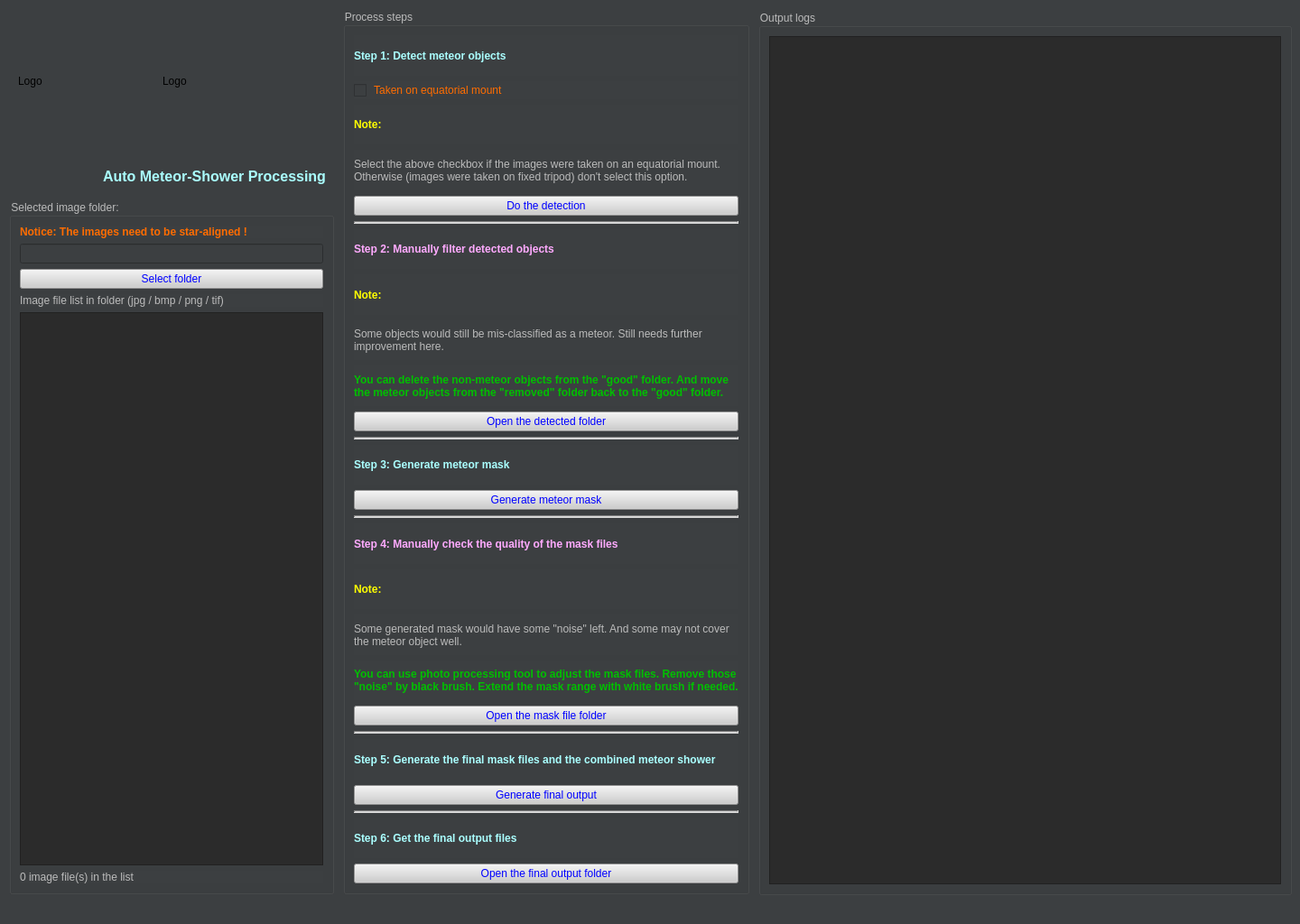
<?xml version="1.0" encoding="UTF-8"?>
<ui version="4.0">
 <class>MainWindow</class>
 <widget class="QMainWindow" name="MainWindow">
  <property name="geometry">
   <rect>
    <x>0</x>
    <y>0</y>
    <width>1440</width>
    <height>1024</height>
   </rect>
  </property>
  <property name="windowTitle">
   <string>Auto meteor shower</string>
  </property>
  <property name="autoFillBackground">
   <bool>false</bool>
  </property>
  <property name="styleSheet">
   <string notr="true">background-color: rgb(60, 63, 65);</string>
  </property>
  <widget class="QWidget" name="centralwidget">
   <widget class="QLabel" name="logoLabel">
    <property name="geometry">
     <rect>
      <x>20</x>
      <y>10</y>
      <width>160</width>
      <height>160</height>
     </rect>
    </property>
    <property name="minimumSize">
     <size>
      <width>160</width>
      <height>160</height>
     </size>
    </property>
    <property name="maximumSize">
     <size>
      <width>160</width>
      <height>160</height>
     </size>
    </property>
    <property name="text">
     <string>Logo</string>
    </property>
   </widget>
   <widget class="QGroupBox" name="groupBox_3">
    <property name="geometry">
     <rect>
      <x>10</x>
      <y>221</y>
      <width>360</width>
      <height>770</height>
     </rect>
    </property>
    <property name="maximumSize">
     <size>
      <width>400</width>
      <height>16777215</height>
     </size>
    </property>
    <property name="font">
     <font>
      <family>Arial</family>
     </font>
    </property>
    <property name="styleSheet">
     <string notr="true">color: rgb(187, 187, 187);</string>
    </property>
    <property name="title">
     <string>Selected image folder:</string>
    </property>
    <layout class="QVBoxLayout" name="verticalLayout_3">
     <item>
      <widget class="QLabel" name="label">
       <property name="font">
        <font>
         <family>Arial</family>
         <weight>75</weight>
         <bold>true</bold>
        </font>
       </property>
       <property name="styleSheet">
        <string notr="true">color: rgb(255, 108, 0);</string>
       </property>
       <property name="text">
        <string>Notice: The images need to be star-aligned !</string>
       </property>
      </widget>
     </item>
     <item>
      <widget class="QLineEdit" name="folderNameText">
       <property name="font">
        <font>
         <family>Arial</family>
        </font>
       </property>
       <property name="styleSheet">
        <string notr="true">color: rgb(255, 255, 0);</string>
       </property>
       <property name="readOnly">
        <bool>true</bool>
       </property>
      </widget>
     </item>
     <item>
      <widget class="QPushButton" name="selectFolderButton">
       <property name="font">
        <font>
         <family>Arial</family>
        </font>
       </property>
       <property name="styleSheet">
        <string notr="true">background-color: rgb(205, 205, 205);
color: rgb(0, 0, 255);</string>
       </property>
       <property name="text">
        <string>Select folder</string>
       </property>
      </widget>
     </item>
     <item>
      <widget class="QLabel" name="label_2">
       <property name="font">
        <font>
         <family>Arial</family>
        </font>
       </property>
       <property name="text">
        <string>Image file list in folder (jpg / bmp / png / tif)</string>
       </property>
      </widget>
     </item>
     <item>
      <widget class="QListView" name="listView">
       <property name="styleSheet">
        <string notr="true">background-color: rgb(43, 43, 43);
color: rgb(187, 187, 187);</string>
       </property>
      </widget>
     </item>
     <item>
      <widget class="QLabel" name="fileNumberLabel">
       <property name="font">
        <font>
         <family>Arial</family>
        </font>
       </property>
       <property name="text">
        <string>0 image file(s) in the list</string>
       </property>
      </widget>
     </item>
    </layout>
   </widget>
   <widget class="QGroupBox" name="groupBox">
    <property name="geometry">
     <rect>
      <x>380</x>
      <y>10</y>
      <width>450</width>
      <height>981</height>
     </rect>
    </property>
    <property name="minimumSize">
     <size>
      <width>360</width>
      <height>0</height>
     </size>
    </property>
    <property name="font">
     <font>
      <family>Arial</family>
     </font>
    </property>
    <property name="styleSheet">
     <string notr="true">color: rgb(187, 187, 187);</string>
    </property>
    <property name="title">
     <string>Process steps</string>
    </property>
    <layout class="QVBoxLayout" name="verticalLayout">
     <item>
      <widget class="QLabel" name="label_4">
       <property name="font">
        <font>
         <family>Arial</family>
         <weight>75</weight>
         <bold>true</bold>
        </font>
       </property>
       <property name="styleSheet">
        <string notr="true">color: rgb(170, 255, 255);</string>
       </property>
       <property name="text">
        <string>Step 1: Detect meteor objects</string>
       </property>
      </widget>
     </item>
     <item>
      <widget class="QCheckBox" name="isEQmountCheckBox">
       <property name="font">
        <font>
         <family>Arial</family>
        </font>
       </property>
       <property name="styleSheet">
        <string notr="true">color: rgb(255, 108, 0);</string>
       </property>
       <property name="text">
        <string> Taken on equatorial mount</string>
       </property>
      </widget>
     </item>
     <item>
      <widget class="QLabel" name="label_15">
       <property name="font">
        <font>
         <family>Arial</family>
         <weight>75</weight>
         <bold>true</bold>
        </font>
       </property>
       <property name="styleSheet">
        <string notr="true">color: rgb(255, 255, 0);</string>
       </property>
       <property name="text">
        <string>Note:</string>
       </property>
      </widget>
     </item>
     <item>
      <widget class="QLabel" name="label_16">
       <property name="font">
        <font>
         <family>Arial</family>
        </font>
       </property>
       <property name="text">
        <string>Select the above checkbox if the images were taken on an equatorial mount. Otherwise (images were taken on fixed tripod) don't select this option.</string>
       </property>
       <property name="wordWrap">
        <bool>true</bool>
       </property>
      </widget>
     </item>
     <item>
      <widget class="QPushButton" name="doDetectionButton">
       <property name="font">
        <font>
         <family>Arial</family>
        </font>
       </property>
       <property name="styleSheet">
        <string notr="true">background-color: rgb(205, 205, 205);
alternate-background-color: rgb(187, 187, 187);
color: rgb(0, 0, 255);</string>
       </property>
       <property name="text">
        <string>Do the detection</string>
       </property>
      </widget>
     </item>
     <item>
      <widget class="Line" name="line">
       <property name="styleSheet">
        <string notr="true">background-color: rgb(187, 187, 187);</string>
       </property>
       <property name="lineWidth">
        <number>2</number>
       </property>
       <property name="orientation">
        <enum>Qt::Horizontal</enum>
       </property>
      </widget>
     </item>
     <item>
      <widget class="QLabel" name="label_5">
       <property name="font">
        <font>
         <family>Arial</family>
         <weight>75</weight>
         <bold>true</bold>
        </font>
       </property>
       <property name="styleSheet">
        <string notr="true">color: rgb(255, 170, 255);</string>
       </property>
       <property name="text">
        <string>Step 2: Manually filter detected objects</string>
       </property>
      </widget>
     </item>
     <item>
      <widget class="QLabel" name="label_3">
       <property name="font">
        <font>
         <family>Arial</family>
         <weight>75</weight>
         <bold>true</bold>
        </font>
       </property>
       <property name="styleSheet">
        <string notr="true">color: rgb(255, 255, 0);</string>
       </property>
       <property name="text">
        <string>Note:</string>
       </property>
      </widget>
     </item>
     <item>
      <widget class="QLabel" name="label_10">
       <property name="font">
        <font>
         <family>Arial</family>
        </font>
       </property>
       <property name="text">
        <string>Some objects would still be mis-classified as a meteor. Still needs further improvement here.</string>
       </property>
       <property name="wordWrap">
        <bool>true</bool>
       </property>
      </widget>
     </item>
     <item>
      <widget class="QLabel" name="label_11">
       <property name="font">
        <font>
         <family>Arial</family>
         <weight>75</weight>
         <bold>true</bold>
        </font>
       </property>
       <property name="styleSheet">
        <string notr="true">color: rgb(0, 191, 0);</string>
       </property>
       <property name="text">
        <string>You can delete the non-meteor objects from the &quot;good&quot; folder. And move the meteor objects from the &quot;removed&quot; folder back to the &quot;good&quot; folder.</string>
       </property>
       <property name="wordWrap">
        <bool>true</bool>
       </property>
      </widget>
     </item>
     <item>
      <widget class="QPushButton" name="openDetectionFolderButton">
       <property name="font">
        <font>
         <family>Arial</family>
        </font>
       </property>
       <property name="styleSheet">
        <string notr="true">background-color: rgb(205, 205, 205);
color: rgb(0, 0, 255);</string>
       </property>
       <property name="text">
        <string>Open the detected folder</string>
       </property>
      </widget>
     </item>
     <item>
      <widget class="Line" name="line_2">
       <property name="styleSheet">
        <string notr="true">background-color: rgb(187, 187, 187);</string>
       </property>
       <property name="lineWidth">
        <number>2</number>
       </property>
       <property name="orientation">
        <enum>Qt::Horizontal</enum>
       </property>
      </widget>
     </item>
     <item>
      <widget class="QLabel" name="label_6">
       <property name="font">
        <font>
         <family>Arial</family>
         <weight>75</weight>
         <bold>true</bold>
        </font>
       </property>
       <property name="styleSheet">
        <string notr="true">color: rgb(170, 255, 255);</string>
       </property>
       <property name="text">
        <string>Step 3: Generate meteor mask</string>
       </property>
      </widget>
     </item>
     <item>
      <widget class="QPushButton" name="generateMaskButton">
       <property name="font">
        <font>
         <family>Arial</family>
        </font>
       </property>
       <property name="styleSheet">
        <string notr="true">background-color: rgb(205, 205, 205);
color: rgb(0, 0, 255);</string>
       </property>
       <property name="text">
        <string>Generate meteor mask</string>
       </property>
      </widget>
     </item>
     <item>
      <widget class="Line" name="line_3">
       <property name="styleSheet">
        <string notr="true">background-color: rgb(187, 187, 187);</string>
       </property>
       <property name="lineWidth">
        <number>2</number>
       </property>
       <property name="orientation">
        <enum>Qt::Horizontal</enum>
       </property>
      </widget>
     </item>
     <item>
      <widget class="QLabel" name="label_7">
       <property name="font">
        <font>
         <family>Arial</family>
         <weight>75</weight>
         <bold>true</bold>
        </font>
       </property>
       <property name="styleSheet">
        <string notr="true">color: rgb(255, 170, 255);</string>
       </property>
       <property name="text">
        <string>Step 4: Manually check the quality of the mask files</string>
       </property>
       <property name="wordWrap">
        <bool>true</bool>
       </property>
      </widget>
     </item>
     <item>
      <widget class="QLabel" name="label_13">
       <property name="font">
        <font>
         <family>Arial</family>
         <weight>75</weight>
         <bold>true</bold>
        </font>
       </property>
       <property name="styleSheet">
        <string notr="true">color: rgb(255, 255, 0);</string>
       </property>
       <property name="text">
        <string>Note:</string>
       </property>
      </widget>
     </item>
     <item>
      <widget class="QLabel" name="label_12">
       <property name="font">
        <font>
         <family>Arial</family>
        </font>
       </property>
       <property name="text">
        <string>Some generated mask would have some &quot;noise&quot; left. And some may not cover the meteor object well.</string>
       </property>
       <property name="wordWrap">
        <bool>true</bool>
       </property>
      </widget>
     </item>
     <item>
      <widget class="QLabel" name="label_14">
       <property name="font">
        <font>
         <family>Arial</family>
         <weight>75</weight>
         <bold>true</bold>
        </font>
       </property>
       <property name="styleSheet">
        <string notr="true">color: rgb(0, 191, 0);</string>
       </property>
       <property name="text">
        <string>You can use photo processing tool to adjust the mask files. Remove those &quot;noise&quot; by black brush. Extend the mask range with white brush if needed.</string>
       </property>
       <property name="wordWrap">
        <bool>true</bool>
       </property>
      </widget>
     </item>
     <item>
      <widget class="QPushButton" name="openMaskFolderButton">
       <property name="font">
        <font>
         <family>Arial</family>
        </font>
       </property>
       <property name="styleSheet">
        <string notr="true">background-color: rgb(205, 205, 205);
color: rgb(0, 0, 255);</string>
       </property>
       <property name="text">
        <string>Open the mask file folder</string>
       </property>
      </widget>
     </item>
     <item>
      <widget class="Line" name="line_4">
       <property name="styleSheet">
        <string notr="true">background-color: rgb(187, 187, 187);</string>
       </property>
       <property name="lineWidth">
        <number>2</number>
       </property>
       <property name="orientation">
        <enum>Qt::Horizontal</enum>
       </property>
      </widget>
     </item>
     <item>
      <widget class="QLabel" name="label_8">
       <property name="font">
        <font>
         <family>Arial</family>
         <weight>75</weight>
         <bold>true</bold>
        </font>
       </property>
       <property name="styleSheet">
        <string notr="true">color: rgb(170, 255, 255);</string>
       </property>
       <property name="text">
        <string>Step 5: Generate the final mask files and the combined meteor shower</string>
       </property>
       <property name="wordWrap">
        <bool>true</bool>
       </property>
      </widget>
     </item>
     <item>
      <widget class="QPushButton" name="generateFinalButton">
       <property name="font">
        <font>
         <family>Arial</family>
        </font>
       </property>
       <property name="styleSheet">
        <string notr="true">background-color: rgb(205, 205, 205);
color: rgb(0, 0, 255);</string>
       </property>
       <property name="text">
        <string>Generate final output</string>
       </property>
      </widget>
     </item>
     <item>
      <widget class="Line" name="line_7">
       <property name="styleSheet">
        <string notr="true">background-color: rgb(187, 187, 187);</string>
       </property>
       <property name="lineWidth">
        <number>2</number>
       </property>
       <property name="orientation">
        <enum>Qt::Horizontal</enum>
       </property>
      </widget>
     </item>
     <item>
      <widget class="QLabel" name="label_9">
       <property name="font">
        <font>
         <family>Arial</family>
         <weight>75</weight>
         <bold>true</bold>
        </font>
       </property>
       <property name="styleSheet">
        <string notr="true">color: rgb(170, 255, 255);</string>
       </property>
       <property name="text">
        <string>Step 6: Get the final output files</string>
       </property>
       <property name="wordWrap">
        <bool>true</bool>
       </property>
      </widget>
     </item>
     <item>
      <widget class="QPushButton" name="openFinalFolderButton">
       <property name="font">
        <font>
         <family>Arial</family>
        </font>
       </property>
       <property name="styleSheet">
        <string notr="true">background-color: rgb(205, 205, 205);
color: rgb(0, 0, 255);</string>
       </property>
       <property name="text">
        <string>Open the final output folder</string>
       </property>
      </widget>
     </item>
    </layout>
   </widget>
   <widget class="QGroupBox" name="groupBox_2">
    <property name="geometry">
     <rect>
      <x>840</x>
      <y>11</y>
      <width>591</width>
      <height>981</height>
     </rect>
    </property>
    <property name="font">
     <font>
      <family>Arial</family>
     </font>
    </property>
    <property name="styleSheet">
     <string notr="true">color: rgb(187, 187, 187);</string>
    </property>
    <property name="title">
     <string>Output logs</string>
    </property>
    <layout class="QVBoxLayout" name="verticalLayout_2">
     <item>
      <widget class="QTextEdit" name="processLogsEdit">
       <property name="font">
        <font>
         <family>Courier New</family>
        </font>
       </property>
       <property name="autoFillBackground">
        <bool>false</bool>
       </property>
       <property name="styleSheet">
        <string notr="true">background-color: rgb(43, 43, 43);
color: rgb(187, 187, 187);</string>
       </property>
       <property name="readOnly">
        <bool>true</bool>
       </property>
      </widget>
     </item>
    </layout>
   </widget>
   <widget class="QLabel" name="meteorLabel">
    <property name="geometry">
     <rect>
      <x>180</x>
      <y>10</y>
      <width>190</width>
      <height>160</height>
     </rect>
    </property>
    <property name="minimumSize">
     <size>
      <width>190</width>
      <height>160</height>
     </size>
    </property>
    <property name="maximumSize">
     <size>
      <width>190</width>
      <height>160</height>
     </size>
    </property>
    <property name="text">
     <string>Logo</string>
    </property>
   </widget>
   <widget class="QLabel" name="label_20">
    <property name="geometry">
     <rect>
      <x>10</x>
      <y>180</y>
      <width>351</width>
      <height>31</height>
     </rect>
    </property>
    <property name="font">
     <font>
      <family>Arial</family>
      <pointsize>12</pointsize>
      <weight>75</weight>
      <bold>true</bold>
     </font>
    </property>
    <property name="layoutDirection">
     <enum>Qt::RightToLeft</enum>
    </property>
    <property name="styleSheet">
     <string notr="true">color: rgb(170, 255, 255);</string>
    </property>
    <property name="text">
     <string>Auto Meteor-Shower Processing</string>
    </property>
    <property name="alignment">
     <set>Qt::AlignRight|Qt::AlignTrailing|Qt::AlignVCenter</set>
    </property>
   </widget>
  </widget>
  <widget class="QStatusBar" name="statusbar"/>
 </widget>
 <resources/>
 <connections/>
 <designerdata>
  <property name="gridDeltaX">
   <number>10</number>
  </property>
  <property name="gridDeltaY">
   <number>10</number>
  </property>
  <property name="gridSnapX">
   <bool>true</bool>
  </property>
  <property name="gridSnapY">
   <bool>true</bool>
  </property>
  <property name="gridVisible">
   <bool>true</bool>
  </property>
 </designerdata>
</ui>
